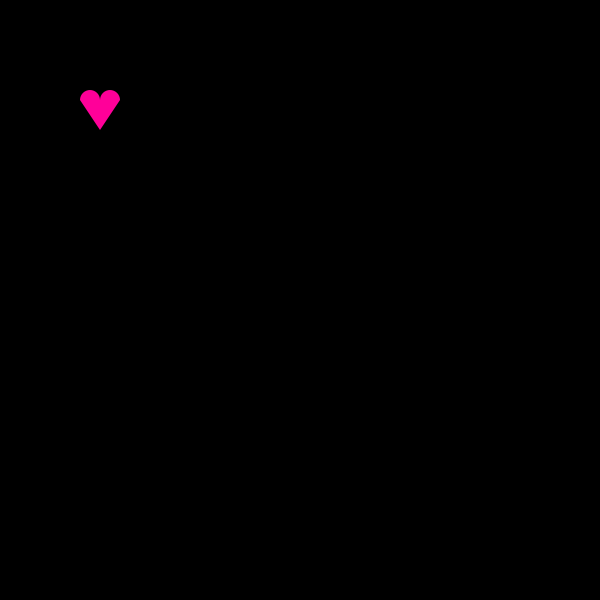
Frame 1 (no input)
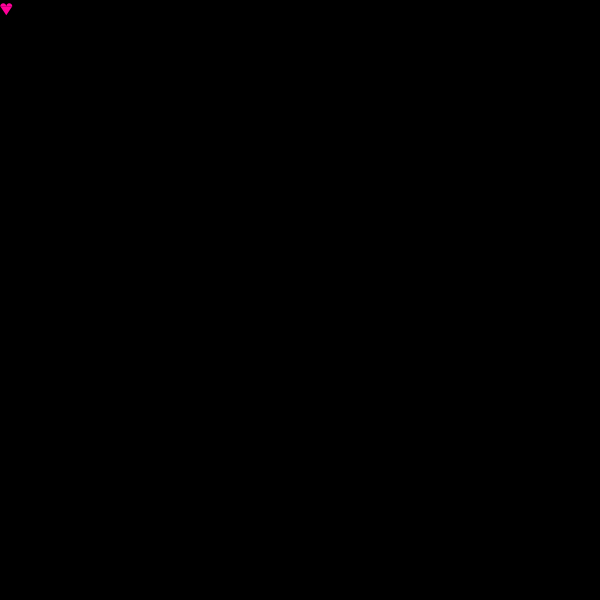
Frame 60 (the mouse pressed at the canvas centre just before this capture)
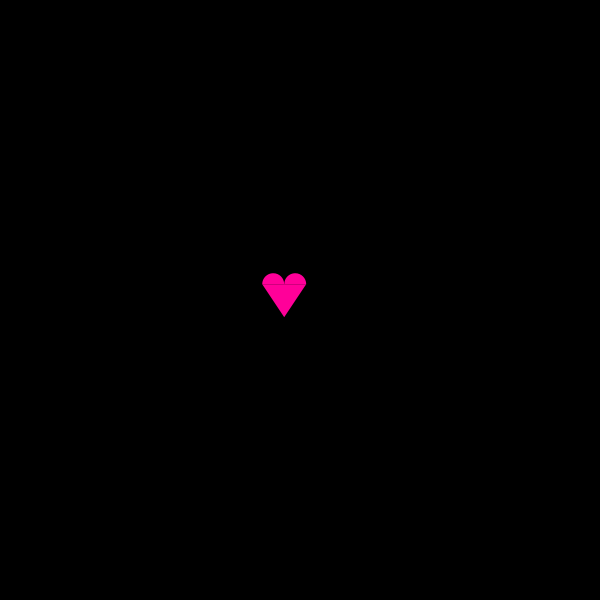
Frame 120 (the mouse held since frame 60 and released just before this capture)

The Processing sketch that drew these frames (run headless with seeded random() and noise(); from frame 60 on, the mouse is pressed at the canvas centre):

// Processing sketch: processing_132486
// ── processing_132486.pde

                                  /*                                         */
                                Heart                                    myHeart ;
                            void setup() {                            size(600, 600) ;
                       myHeart = new Heart(new                     PVector(100, 100), 2) ;
                    }void draw(){background(#000000);        myHeart.display();if(absent(myHeart)){
                 myHeart.growFonder(new PVector(mouseX,   mouseY));}else{myHeart.growColder(new PVector(
             mouseX, mouseY)); /*We only want what we can't have*/}}boolean absent(Heart toCheck){if(!toCheck.
         containsPoint(new PVector(mouseX, mouseY))){return true;}else{return false;}}class Heart{PVector center;
     float fondness;public Heart() {this.center = new PVector(0, 0);this.fondness = 1;}public Heart(PVector newCenter, 
  int newFondness) {this.center = newCenter;this.fondness = newFondness;}PVector getCenter() { return this.center;} float 
getFondness() {return this.fondness;} boolean containsPoint(PVector toCheck) {float radius = this.getFondness()*5;float x = 
 abs(this.getCenter().x - toCheck.x);float y = toCheck.y - this.getCenter().y;if ((x >= 0 && x <= 10*this.getFondness()) && 
    (y >= 0 && y <= ((-1.5*x)+15*this.getFondness()))) { return true;}if (y <= 0 && (pow(x-radius, 2) + pow(y, 2)) <= 
       pow(radius, 2)) {return true;}return false;}void growFonder(PVector location) {this.fondness = this.fondness 
         + .1; float diffX = .05 * (location.x - this.getCenter().x);float diffY = .05 * (location.y - this.
           getCenter().y);this.center.x += diffX;this.center.y += diffY;}void growColder(PVector location)
             { this.fondness = this.fondness - 1;if (this.getFondness() >= 2) { this.fondness = 2; }  }
                 void display()  {  pushMatrix();  translate(this.getCenter().x, this.getCenter().y);
                    fill(#FF0099); noStroke(); arc(0-(5*this.fondness), 0, 10*this.getFondness(), 
                         10*this.getFondness(), PI, 2*PI, OPEN); arc(5*this.getFondness(), 0, 
                             10*this.getFondness(), 10*this.getFondness(), PI, 2*PI, OPEN);
                                  triangle( 0 - ( 10*this.getFondness()), 0, 10 * this.
                                     getFondness(), 0, 0, 15 * this.getFondness() ); /*
                                       \\\\\\\\\\  */ popMatrix();}} /*   ////////
                                          \\\\\\\\\\\\\\\\////////////////////
                                              \\\\\\\\\\\\\/////////////////
                                                  \\\\\\\\\/////////////
                                                       \\\\/////
                                                          */
